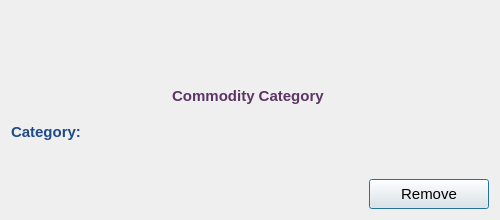
<?xml version="1.0" encoding="UTF-8"?>
<ui version="4.0">
 <class>Commodity::Cat::Remove</class>
 <widget class="QDialog" name="Commodity::Cat::Remove">
  <property name="geometry">
   <rect>
    <x>0</x>
    <y>0</y>
    <width>500</width>
    <height>220</height>
   </rect>
  </property>
  <property name="minimumSize">
   <size>
    <width>500</width>
    <height>220</height>
   </size>
  </property>
  <property name="maximumSize">
   <size>
    <width>500</width>
    <height>220</height>
   </size>
  </property>
  <property name="windowTitle">
   <string>Remove Commodity</string>
  </property>
  <property name="windowIcon">
   <iconset resource="../../../../../image.qrc">
    <normaloff>:/Image/remove.png</normaloff>:/Image/remove.png</iconset>
  </property>
  <layout class="QVBoxLayout" name="verticalLayout">
   <item>
    <layout class="QHBoxLayout" name="horizontalLayout_2">
     <item>
      <spacer name="horizontalSpacer">
       <property name="orientation">
        <enum>Qt::Horizontal</enum>
       </property>
       <property name="sizeHint" stdset="0">
        <size>
         <width>40</width>
         <height>20</height>
        </size>
       </property>
      </spacer>
     </item>
     <item>
      <widget class="QLabel" name="label_2">
       <property name="minimumSize">
        <size>
         <width>64</width>
         <height>64</height>
        </size>
       </property>
       <property name="maximumSize">
        <size>
         <width>64</width>
         <height>64</height>
        </size>
       </property>
       <property name="text">
        <string/>
       </property>
       <property name="pixmap">
        <pixmap resource="../../../../../image.qrc">:/Image/comm2.png</pixmap>
       </property>
      </widget>
     </item>
     <item>
      <spacer name="horizontalSpacer_2">
       <property name="orientation">
        <enum>Qt::Horizontal</enum>
       </property>
       <property name="sizeHint" stdset="0">
        <size>
         <width>40</width>
         <height>20</height>
        </size>
       </property>
      </spacer>
     </item>
    </layout>
   </item>
   <item>
    <layout class="QHBoxLayout" name="horizontalLayout">
     <item>
      <spacer name="horizontalSpacer_3">
       <property name="orientation">
        <enum>Qt::Horizontal</enum>
       </property>
       <property name="sizeHint" stdset="0">
        <size>
         <width>40</width>
         <height>20</height>
        </size>
       </property>
      </spacer>
     </item>
     <item>
      <widget class="QLabel" name="label">
       <property name="minimumSize">
        <size>
         <width>300</width>
         <height>30</height>
        </size>
       </property>
       <property name="maximumSize">
        <size>
         <width>300</width>
         <height>30</height>
        </size>
       </property>
       <property name="font">
        <font>
         <family>Tahoma</family>
         <pointsize>11</pointsize>
         <weight>75</weight>
         <bold>true</bold>
        </font>
       </property>
       <property name="styleSheet">
        <string notr="true">color: rgb(92, 53, 102);</string>
       </property>
       <property name="text">
        <string>Commodity Category </string>
       </property>
       <property name="alignment">
        <set>Qt::AlignCenter</set>
       </property>
      </widget>
     </item>
     <item>
      <spacer name="horizontalSpacer_4">
       <property name="orientation">
        <enum>Qt::Horizontal</enum>
       </property>
       <property name="sizeHint" stdset="0">
        <size>
         <width>40</width>
         <height>20</height>
        </size>
       </property>
      </spacer>
     </item>
    </layout>
   </item>
   <item>
    <layout class="QHBoxLayout" name="horizontalLayout_3">
     <item>
      <widget class="QLabel" name="label_3">
       <property name="minimumSize">
        <size>
         <width>120</width>
         <height>30</height>
        </size>
       </property>
       <property name="maximumSize">
        <size>
         <width>120</width>
         <height>30</height>
        </size>
       </property>
       <property name="font">
        <font>
         <family>Tahoma</family>
         <pointsize>11</pointsize>
         <weight>75</weight>
         <bold>true</bold>
        </font>
       </property>
       <property name="styleSheet">
        <string notr="true">color: rgb(32, 74, 135);</string>
       </property>
       <property name="text">
        <string>Category:</string>
       </property>
      </widget>
     </item>
     <item>
      <widget class="QLabel" name="catLbl">
       <property name="minimumSize">
        <size>
         <width>300</width>
         <height>30</height>
        </size>
       </property>
       <property name="maximumSize">
        <size>
         <width>300</width>
         <height>30</height>
        </size>
       </property>
       <property name="font">
        <font>
         <family>Tahoma</family>
         <pointsize>11</pointsize>
         <weight>75</weight>
         <bold>true</bold>
        </font>
       </property>
       <property name="text">
        <string/>
       </property>
      </widget>
     </item>
     <item>
      <spacer name="horizontalSpacer_6">
       <property name="orientation">
        <enum>Qt::Horizontal</enum>
       </property>
       <property name="sizeHint" stdset="0">
        <size>
         <width>40</width>
         <height>20</height>
        </size>
       </property>
      </spacer>
     </item>
    </layout>
   </item>
   <item>
    <spacer name="verticalSpacer">
     <property name="orientation">
      <enum>Qt::Vertical</enum>
     </property>
     <property name="sizeHint" stdset="0">
      <size>
       <width>20</width>
       <height>98</height>
      </size>
     </property>
    </spacer>
   </item>
   <item>
    <layout class="QHBoxLayout" name="horizontalLayout_4">
     <item>
      <spacer name="horizontalSpacer_7">
       <property name="orientation">
        <enum>Qt::Horizontal</enum>
       </property>
       <property name="sizeHint" stdset="0">
        <size>
         <width>40</width>
         <height>20</height>
        </size>
       </property>
      </spacer>
     </item>
     <item>
      <widget class="QPushButton" name="okBtn">
       <property name="minimumSize">
        <size>
         <width>120</width>
         <height>30</height>
        </size>
       </property>
       <property name="maximumSize">
        <size>
         <width>16777215</width>
         <height>30</height>
        </size>
       </property>
       <property name="font">
        <font>
         <family>Tahoma</family>
         <pointsize>11</pointsize>
         <weight>50</weight>
         <bold>false</bold>
        </font>
       </property>
       <property name="text">
        <string>Remove</string>
       </property>
      </widget>
     </item>
    </layout>
   </item>
  </layout>
 </widget>
 <resources>
  <include location="../../../../../image.qrc"/>
 </resources>
 <connections/>
</ui>
